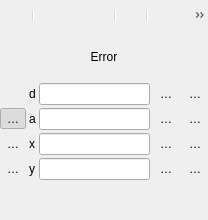
<?xml version="1.0" encoding="UTF-8"?>
<ui version="4.0">
 <class>QgsAdvancedDigitizingDockWidgetBase</class>
 <widget class="QgsDockWidget" name="QgsAdvancedDigitizingDockWidgetBase">
  <property name="geometry">
   <rect>
    <x>0</x>
    <y>0</y>
    <width>208</width>
    <height>220</height>
   </rect>
  </property>
  <property name="maximumSize">
   <size>
    <width>524287</width>
    <height>500</height>
   </size>
  </property>
  <property name="windowTitle">
   <string>Advanced Digitizing</string>
  </property>
  <widget class="QWidget" name="dockWidgetContents">
   <layout class="QVBoxLayout" name="parentLayout">
    <property name="spacing">
     <number>0</number>
    </property>
    <property name="leftMargin">
     <number>0</number>
    </property>
    <property name="topMargin">
     <number>0</number>
    </property>
    <property name="rightMargin">
     <number>0</number>
    </property>
    <property name="bottomMargin">
     <number>0</number>
    </property>
    <item>
     <widget class="QToolBar" name="mToolbar">
      <property name="iconSize">
       <size>
        <width>16</width>
        <height>16</height>
       </size>
      </property>
      <property name="floatable">
       <bool>false</bool>
      </property>
      <addaction name="mEnableAction"/>
      <addaction name="separator"/>
      <addaction name="mConstructionModeAction"/>
      <addaction name="mParallelAction"/>
      <addaction name="mPerpendicularAction"/>
      <addaction name="separator"/>
      <addaction name="mSettingsAction"/>
      <addaction name="separator"/>
      <addaction name="mToggleFloaterAction"/>
     </widget>
    </item>
    <item>
     <layout class="QVBoxLayout" name="mLayout">
      <item>
       <widget class="QLabel" name="mErrorLabel">
        <property name="sizePolicy">
         <sizepolicy hsizetype="MinimumExpanding" vsizetype="MinimumExpanding">
          <horstretch>0</horstretch>
          <verstretch>0</verstretch>
         </sizepolicy>
        </property>
        <property name="text">
         <string>Error</string>
        </property>
        <property name="alignment">
         <set>Qt::AlignCenter</set>
        </property>
        <property name="wordWrap">
         <bool>true</bool>
        </property>
       </widget>
      </item>
      <item>
       <widget class="QWidget" name="mCadWidget" native="true">
        <layout class="QVBoxLayout" name="verticalLayout">
         <property name="leftMargin">
          <number>0</number>
         </property>
         <property name="topMargin">
          <number>0</number>
         </property>
         <property name="rightMargin">
          <number>0</number>
         </property>
         <property name="bottomMargin">
          <number>0</number>
         </property>
         <item>
          <widget class="QWidget" name="mInputWidgets" native="true">
           <layout class="QGridLayout" name="mInputLayout">
            <property name="leftMargin">
             <number>0</number>
            </property>
            <property name="topMargin">
             <number>0</number>
            </property>
            <property name="rightMargin">
             <number>0</number>
            </property>
            <property name="bottomMargin">
             <number>0</number>
            </property>
            <property name="spacing">
             <number>3</number>
            </property>
            <item row="3" column="1">
             <widget class="QLabel" name="label_4">
              <property name="text">
               <string>y</string>
              </property>
             </widget>
            </item>
            <item row="3" column="2">
             <widget class="QLineEdit" name="mYLineEdit">
              <property name="toolTip">
               <string/>
              </property>
             </widget>
            </item>
            <item row="3" column="3">
             <widget class="QToolButton" name="mLockYButton">
              <property name="toolTip">
               <string/>
              </property>
              <property name="text">
               <string>…</string>
              </property>
              <property name="icon">
               <iconset resource="../../images/images.qrc">
                <normaloff>:/images/themes/default/cadtools/lock.svg</normaloff>:/images/themes/default/cadtools/lock.svg</iconset>
              </property>
              <property name="checkable">
               <bool>true</bool>
              </property>
              <property name="autoRaise">
               <bool>true</bool>
              </property>
             </widget>
            </item>
            <item row="2" column="3">
             <widget class="QToolButton" name="mLockXButton">
              <property name="toolTip">
               <string/>
              </property>
              <property name="text">
               <string>…</string>
              </property>
              <property name="icon">
               <iconset resource="../../images/images.qrc">
                <normaloff>:/images/themes/default/cadtools/lock.svg</normaloff>:/images/themes/default/cadtools/lock.svg</iconset>
              </property>
              <property name="checkable">
               <bool>true</bool>
              </property>
              <property name="autoRaise">
               <bool>true</bool>
              </property>
             </widget>
            </item>
            <item row="3" column="0">
             <widget class="QToolButton" name="mRelativeYButton">
              <property name="toolTip">
               <string/>
              </property>
              <property name="text">
               <string>…</string>
              </property>
              <property name="icon">
               <iconset resource="../../images/images.qrc">
                <normaloff>:/images/themes/default/cadtools/delta.svg</normaloff>:/images/themes/default/cadtools/delta.svg</iconset>
              </property>
              <property name="checkable">
               <bool>true</bool>
              </property>
              <property name="autoRaise">
               <bool>true</bool>
              </property>
             </widget>
            </item>
            <item row="1" column="3">
             <widget class="QToolButton" name="mLockAngleButton">
              <property name="toolTip">
               <string/>
              </property>
              <property name="text">
               <string>…</string>
              </property>
              <property name="icon">
               <iconset resource="../../images/images.qrc">
                <normaloff>:/images/themes/default/cadtools/lock.svg</normaloff>:/images/themes/default/cadtools/lock.svg</iconset>
              </property>
              <property name="checkable">
               <bool>true</bool>
              </property>
              <property name="autoRaise">
               <bool>true</bool>
              </property>
             </widget>
            </item>
            <item row="2" column="2">
             <widget class="QLineEdit" name="mXLineEdit">
              <property name="toolTip">
               <string/>
              </property>
             </widget>
            </item>
            <item row="1" column="1">
             <widget class="QLabel" name="label_2">
              <property name="text">
               <string>a</string>
              </property>
             </widget>
            </item>
            <item row="1" column="0">
             <widget class="QToolButton" name="mRelativeAngleButton">
              <property name="toolTip">
               <string/>
              </property>
              <property name="text">
               <string>…</string>
              </property>
              <property name="icon">
               <iconset resource="../../images/images.qrc">
                <normaloff>:/images/themes/default/cadtools/delta.svg</normaloff>:/images/themes/default/cadtools/delta.svg</iconset>
              </property>
              <property name="checkable">
               <bool>true</bool>
              </property>
              <property name="checked">
               <bool>true</bool>
              </property>
              <property name="autoRaise">
               <bool>true</bool>
              </property>
             </widget>
            </item>
            <item row="1" column="2">
             <widget class="QLineEdit" name="mAngleLineEdit">
              <property name="toolTip">
               <string/>
              </property>
             </widget>
            </item>
            <item row="2" column="1">
             <widget class="QLabel" name="label_3">
              <property name="text">
               <string>x</string>
              </property>
             </widget>
            </item>
            <item row="0" column="1">
             <widget class="QLabel" name="label">
              <property name="text">
               <string>d</string>
              </property>
             </widget>
            </item>
            <item row="0" column="3">
             <widget class="QToolButton" name="mLockDistanceButton">
              <property name="toolTip">
               <string/>
              </property>
              <property name="text">
               <string>…</string>
              </property>
              <property name="icon">
               <iconset resource="../../images/images.qrc">
                <normaloff>:/images/themes/default/cadtools/lock.svg</normaloff>:/images/themes/default/cadtools/lock.svg</iconset>
              </property>
              <property name="checkable">
               <bool>true</bool>
              </property>
              <property name="autoRaise">
               <bool>true</bool>
              </property>
             </widget>
            </item>
            <item row="0" column="2">
             <widget class="QLineEdit" name="mDistanceLineEdit">
              <property name="toolTip">
               <string/>
              </property>
             </widget>
            </item>
            <item row="2" column="0">
             <widget class="QToolButton" name="mRelativeXButton">
              <property name="toolTip">
               <string/>
              </property>
              <property name="text">
               <string>…</string>
              </property>
              <property name="icon">
               <iconset resource="../../images/images.qrc">
                <normaloff>:/images/themes/default/cadtools/delta.svg</normaloff>:/images/themes/default/cadtools/delta.svg</iconset>
              </property>
              <property name="checkable">
               <bool>true</bool>
              </property>
              <property name="autoRaise">
               <bool>true</bool>
              </property>
             </widget>
            </item>
            <item row="0" column="4">
             <widget class="QToolButton" name="mRepeatingLockDistanceButton">
              <property name="toolTip">
               <string/>
              </property>
              <property name="text">
               <string>…</string>
              </property>
              <property name="icon">
               <iconset resource="../../images/images.qrc">
                <normaloff>:/images/themes/default/locked_repeating.svg</normaloff>:/images/themes/default/locked_repeating.svg</iconset>
              </property>
              <property name="checkable">
               <bool>true</bool>
              </property>
              <property name="autoRaise">
               <bool>true</bool>
              </property>
             </widget>
            </item>
            <item row="1" column="4">
             <widget class="QToolButton" name="mRepeatingLockAngleButton">
              <property name="toolTip">
               <string/>
              </property>
              <property name="text">
               <string>…</string>
              </property>
              <property name="icon">
               <iconset resource="../../images/images.qrc">
                <normaloff>:/images/themes/default/locked_repeating.svg</normaloff>:/images/themes/default/locked_repeating.svg</iconset>
              </property>
              <property name="checkable">
               <bool>true</bool>
              </property>
              <property name="autoRaise">
               <bool>true</bool>
              </property>
             </widget>
            </item>
            <item row="2" column="4">
             <widget class="QToolButton" name="mRepeatingLockXButton">
              <property name="toolTip">
               <string/>
              </property>
              <property name="text">
               <string>…</string>
              </property>
              <property name="icon">
               <iconset resource="../../images/images.qrc">
                <normaloff>:/images/themes/default/locked_repeating.svg</normaloff>:/images/themes/default/locked_repeating.svg</iconset>
              </property>
              <property name="checkable">
               <bool>true</bool>
              </property>
              <property name="autoRaise">
               <bool>true</bool>
              </property>
             </widget>
            </item>
            <item row="3" column="4">
             <widget class="QToolButton" name="mRepeatingLockYButton">
              <property name="toolTip">
               <string/>
              </property>
              <property name="text">
               <string>…</string>
              </property>
              <property name="icon">
               <iconset resource="../../images/images.qrc">
                <normaloff>:/images/themes/default/locked_repeating.svg</normaloff>:/images/themes/default/locked_repeating.svg</iconset>
              </property>
              <property name="checkable">
               <bool>true</bool>
              </property>
              <property name="autoRaise">
               <bool>true</bool>
              </property>
             </widget>
            </item>
            <item row="4" column="0">
             <spacer name="verticalSpacer">
              <property name="orientation">
               <enum>Qt::Vertical</enum>
              </property>
              <property name="sizeHint" stdset="0">
               <size>
                <width>20</width>
                <height>40</height>
               </size>
              </property>
             </spacer>
            </item>
           </layout>
          </widget>
         </item>
        </layout>
       </widget>
      </item>
     </layout>
    </item>
   </layout>
   <action name="mEnableAction">
    <property name="toolTip">
     <string>&lt;html&gt;&lt;head/&gt;&lt;body&gt;&lt;p&gt;Enable advanced digitizing tools&lt;/p&gt;&lt;/body&gt;&lt;/html&gt;</string>
    </property>
    <property name="icon">
     <iconset resource="../../images/images.qrc">
     <normaloff>:/images/themes/default/cadtools/cad.svg</normaloff>:/images/themes/default/cadtools/cad.svg</iconset>
    </property>
    <property name="checkable">
     <bool>true</bool>
    </property>
   </action>
   <action name="mConstructionModeAction">
    <property name="toolTip">
     <string/>
    </property>
    <property name="icon">
     <iconset resource="../../images/images.qrc">
     <normaloff>:/images/themes/default/cadtools/construction.svg</normaloff>:/images/themes/default/cadtools/construction.svg</iconset>
    </property>
    <property name="checkable">
     <bool>true</bool>
    </property>
   </action>
   <action name="mParallelAction">
    <property name="toolTip">
     <string/>
    </property>
    <property name="icon">
     <iconset resource="../../images/images.qrc">
     <normaloff>:/images/themes/default/cadtools/parallel.svg</normaloff>:/images/themes/default/cadtools/parallel.svg</iconset>
    </property>
    <property name="checkable">
     <bool>true</bool>
    </property>
   </action>
   <action name="mPerpendicularAction">
    <property name="toolTip">
     <string/>
    </property>
    <property name="icon">
     <iconset resource="../../images/images.qrc">
     <normaloff>:/images/themes/default/cadtools/perpendicular.svg</normaloff>:/images/themes/default/cadtools/perpendicular.svg</iconset>
    </property>
    <property name="checkable">
     <bool>true</bool>
    </property>
   </action>
   <action name="mSettingsAction">
    <property name="icon">
     <iconset resource="../../images/images.qrc">
     <normaloff>:/images/themes/default/propertyicons/settings.svg</normaloff>:/images/themes/default/propertyicons/settings.svg</iconset>
    </property>
   </action>
  </widget>
  <action name="mToggleFloaterAction">
   <property name="checkable">
    <bool>true</bool>
   </property>
   <property name="icon">
    <iconset resource="../../images/images.qrc">
     <normaloff>:/images/themes/default/cadtools/floater.svg</normaloff>:/images/themes/default/cadtools/floater.svg</iconset>
   </property>
   <property name="text">
    <string>Toggle Floater</string>
   </property>
  </action>
 </widget>
 <customwidgets>
  <customwidget>
   <class>QgsDockWidget</class>
   <extends>QDockWidget</extends>
   <header>qgsdockwidget.h</header>
   <container>1</container>
  </customwidget>
 </customwidgets>
 <tabstops>
  <tabstop>mDistanceLineEdit</tabstop>
  <tabstop>mLockDistanceButton</tabstop>
  <tabstop>mRepeatingLockDistanceButton</tabstop>
  <tabstop>mRelativeAngleButton</tabstop>
  <tabstop>mAngleLineEdit</tabstop>
  <tabstop>mLockAngleButton</tabstop>
  <tabstop>mRepeatingLockAngleButton</tabstop>
  <tabstop>mRelativeXButton</tabstop>
  <tabstop>mXLineEdit</tabstop>
  <tabstop>mLockXButton</tabstop>
  <tabstop>mRepeatingLockXButton</tabstop>
  <tabstop>mRelativeYButton</tabstop>
  <tabstop>mYLineEdit</tabstop>
  <tabstop>mLockYButton</tabstop>
  <tabstop>mRepeatingLockYButton</tabstop>
 </tabstops>
 <resources>
  <include location="../../images/images.qrc"/>
  <include location="../../images/images.qrc"/>
  <include location="../../images/images.qrc"/>
  <include location="../../images/images.qrc"/>
  <include location="../../images/images.qrc"/>
  <include location="../../images/images.qrc"/>
  <include location="../../images/images.qrc"/>
  <include location="../../images/images.qrc"/>
  <include location="../../images/images.qrc"/>
  <include location="../../images/images.qrc"/>
  <include location="../../images/images.qrc"/>
  <include location="../../images/images.qrc"/>
  <include location="../../images/images.qrc"/>
  <include location="../../images/images.qrc"/>
  <include location="../../images/images.qrc"/>
  <include location="../../images/images.qrc"/>
  <include location="../../images/images.qrc"/>
  <include location="../../images/images.qrc"/>
  <include location="../../images/images.qrc"/>
  <include location="../../images/images.qrc"/>
  <include location="../../images/images.qrc"/>
  <include location="../../images/images.qrc"/>
  <include location="../../images/images.qrc"/>
  <include location="../../images/images.qrc"/>
  <include location="../../images/images.qrc"/>
  <include location="../../images/images.qrc"/>
  <include location="../../images/images.qrc"/>
  <include location="../../images/images.qrc"/>
  <include location="../../images/images.qrc"/>
 </resources>
 <connections/>
</ui>
